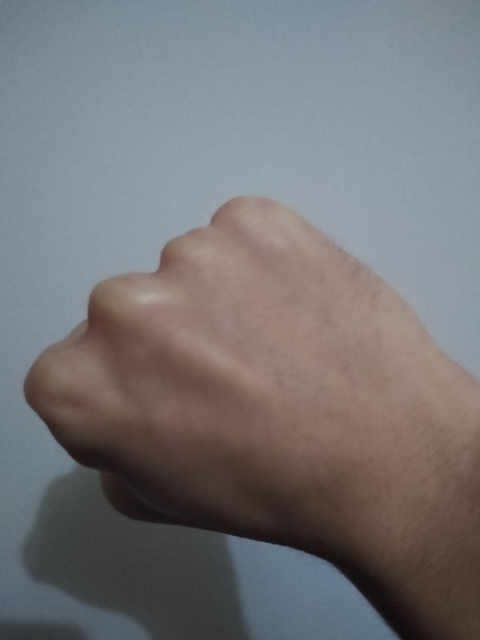
#> input picture Rock_v1.jpg, 960 x 1280 px, found by its file name (shown at 1/2 size); the run also reads 1 picture not shown here
$ jupyter execute RockPaperScissor.ipynb
#> lines starting #> are read from the running program, lines starting #| are printed output that depends on the picture; after the words box and inside, x2 and y2 are one past the last pixel; in counts of white or black regions, pixels touching at a corner belong together
This file was used just for testing our ideas for the project

[cell 1]
import numpy as np
import imageio
import matplotlib.pyplot as plt
import skimage.transform as tfm
from matplotlib.colors import rgb_to_hsv
from skimage.segmentation import watershed
from skimage.segmentation import random_walker
from skimage.feature import peak_local_max
import skimage.morphology as morph
from sklearn.model_selection import StratifiedKFold
from sklearn.neural_network import MLPClassifier
from sklearn.metrics import accuracy_score
import sys

[cell 2]
from google.colab import drive
drive.mount('/content/drive')

[cell 3]
def distance(a, b):
    return np.abs(a-b)

def region_growing_average(img, img_t, tolerance, seed):

    #img_t = np.zeros(img.shape)
    x = int(seed[0]); y = int(seed[1])

    img_t[x, y] = 1

    avg = np.mean(img[np.where(img_t==1)])

    # check matrix border and conquering criterion for the 4-neigbourhood
    if (y+1 < img.shape[1] and img_t[x,y+1] == 0 and distance(avg, img[x, y+1]) <= tolerance):
        region_growing_average(img, img_t, tolerance, [x, y+1])

    if (y-1 >= 0 and img_t[x,y-1] == 0  and distance(avg, img[x, y-1]) <= tolerance):
        region_growing_average(img, img_t, tolerance, [x, y-1])

    if (x+1 < img.shape[0] and img_t[x+1,y] == 0  and distance(avg, img[x+1, y]) <= tolerance):
        region_growing_average(img, img_t, tolerance, [x+1, y])

    if (x-1 >= 0 and img_t[x-1,y] == 0  and distance(avg, img[x-1, y]) <= tolerance):
        region_growing_average(img, img_t, tolerance, [x-1, y])

    #return img_t

[cell 4]
def normalize_minmax(f, factor):
    f_min = np.min(f)
    f_max = np.max(f)
    f = (f - f_min)/(f_max-f_min)
    return (f*factor)

def Luminance(img):
    img = np.array(img, copy=True).astype(float)
    # computing conversion
    new_img = np.zeros((img.shape[0], img.shape[1]))
    new_img = img[:,:,0]*0.299 + img[:,:,1]*0.587 + img[:,:,2]*0.114
    new_img = normalize_minmax(new_img, 255)

    return new_img

[cell 5]
img = imageio.imread("/content/drive/Shared drives/Equipe amigos/2020.1/PDI/fotos/Rock_v1.jpg")
#> img is the input picture: shape (1280, 960, 3); mean R, G, B 117.7, 116.3, 118.4

plt.figure(figsize=(15,15))
plt.subplot(321); plt.imshow(img); plt.axis('off')
plt.subplot(322); plt.imshow(img[:,:,0], cmap="gray"); plt.axis('off')
plt.subplot(323); plt.imshow(img[:,:,1], cmap="gray"); plt.axis('off')
plt.subplot(324); plt.imshow(img[:,:,2], cmap="gray"); plt.axis('off')
plt.subplot(325); plt.imshow(Luminance(img)); plt.axis('off')
#> in Luminance, `new_img = img[:,:,0]*0.299 + img[:,:,1]*0.587 + img[:,:,2]*0.114`:
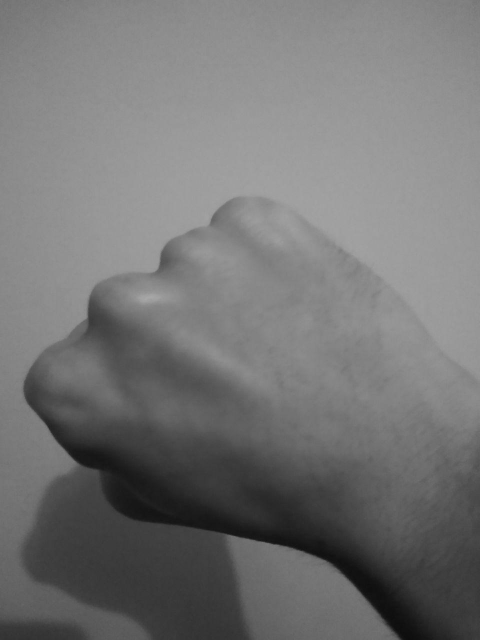
#> new_img: shape (1280, 960) float64 (shown at 1/2 size); min 12.03, max 168.8, mean 117
#> in normalize_minmax, `f_min = np.min(f)`: f_min = 12.03
#> in normalize_minmax, `f_max = np.max(f)`: f_max = 168.8
#> in normalize_minmax, `f = (f - f_min)/(f_max-f_min)`:
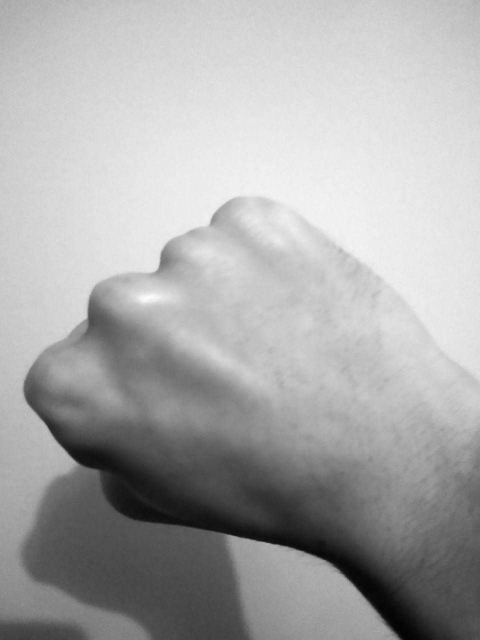
#> f: shape (1280, 960) float64 (shown at 1/2 size); min 0, max 1, mean 0.669
plt.subplot(326); plt.imshow(Luminance(img), cmap="gray"); plt.axis('off')
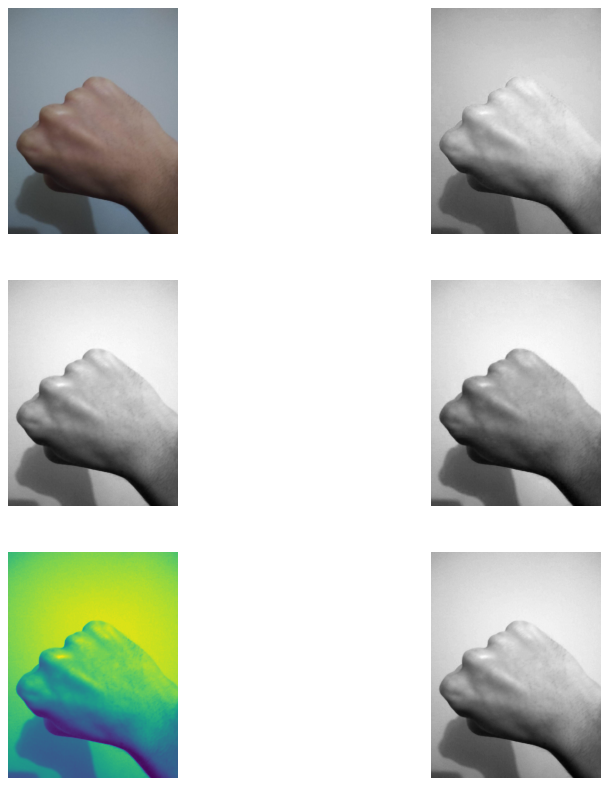
#> figure drawn by matplotlib, 6 panels

[cell 6]
gray_img = Luminance(img)

gray_img = tfm.downscale_local_mean(gray_img, (8, 8))
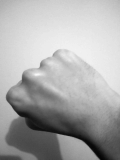
#> gray_img: shape (160, 120) float64; min 4.51, max 248.8, mean 170.7
#imageio.imwrite("/content/drive/Shared drives/Equipe amigos/2020.1/PDI/Rock_blackWhite.jpg", gray_img)

print(gray_img.shape)
#| (160, 120)
plt.imshow(gray_img, cmap="gray"); plt.axis('off')

processed_img1 = np.zeros(gray_img.shape)
processed_img2 = np.zeros(gray_img.shape)

sys.setrecursionlimit(30000)

region_growing_average(gray_img, processed_img1, 16, [gray_img.shape[0]/2, gray_img.shape[1]/2])
#> in region_growing_average, `img_t[x, y] = 1`:
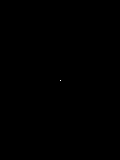
#> img_t: shape (160, 120) float64; values 0 (black) and 1 (white), 0.01% white in thin lines or dots, all inside (x1, y1, x2, y2) = (60, 80, 61, 81)
#> in region_growing_average, `avg = np.mean(img[np.where(img_t==1)])`: avg = 192.2
#> in region_growing_average (call 2), `img_t[x, y] = 1`: img_t: shape (160, 120) float64; values 0 (black) and 1 (white), 0.01% white in thin lines or dots, all inside (x1, y1, x2, y2) = (60, 80, 62, 81)
#> in region_growing_average (call 3), `img_t[x, y] = 1`: img_t: shape (160, 120) float64; values 0 (black) and 1 (white), 0.02% white in thin lines or dots, all inside (x1, y1, x2, y2) = (60, 80, 63, 81)
#> in region_growing_average (call 4), `img_t[x, y] = 1`: img_t: shape (160, 120) float64; values 0 (black) and 1 (white), 0.02% white in thin lines or dots, all inside (x1, y1, x2, y2) = (60, 80, 64, 81)
#> in region_growing_average (call 5), `img_t[x, y] = 1`: img_t: shape (160, 120) float64; values 0 (black) and 1 (white), 0.03% white in thin lines or dots, all inside (x1, y1, x2, y2) = (60, 80, 65, 81)
#> in region_growing_average (call 6), `img_t[x, y] = 1`: img_t: shape (160, 120) float64; values 0 (black) and 1 (white), 0.03% white in thin lines or dots, all inside (x1, y1, x2, y2) = (60, 80, 66, 81)
#> in region_growing_average (call 7), `img_t[x, y] = 1`: img_t: shape (160, 120) float64; values 0 (black) and 1 (white), 0.04% white in thin lines or dots, all inside (x1, y1, x2, y2) = (60, 80, 67, 81)
#> in region_growing_average (call 8), `img_t[x, y] = 1`: img_t: shape (160, 120) float64; values 0 (black) and 1 (white), 0.04% white in thin lines or dots, all inside (x1, y1, x2, y2) = (60, 80, 68, 81)
#> in region_growing_average (call 9), `img_t[x, y] = 1`: img_t: shape (160, 120) float64; values 0 (black) and 1 (white), 0.05% white in thin lines or dots, all inside (x1, y1, x2, y2) = (60, 80, 69, 81)
#> in region_growing_average (call 10), `img_t[x, y] = 1`: img_t: shape (160, 120) float64; values 0 (black) and 1 (white), 0.05% white in thin lines or dots, all inside (x1, y1, x2, y2) = (60, 80, 70, 81)
#> in region_growing_average (call 11), `img_t[x, y] = 1`: img_t: shape (160, 120) float64; values 0 (black) and 1 (white), 0.06% white in thin lines or dots, all inside (x1, y1, x2, y2) = (60, 80, 71, 81)
#> in region_growing_average (call 12), `img_t[x, y] = 1`: img_t: shape (160, 120) float64; values 0 (black) and 1 (white), 0.06% white in thin lines or dots, all inside (x1, y1, x2, y2) = (60, 80, 72, 81)
#> in region_growing_average (call 13), `img_t[x, y] = 1`: img_t: shape (160, 120) float64; values 0 (black) and 1 (white), 0.07% white in thin lines or dots, all inside (x1, y1, x2, y2) = (60, 80, 73, 81)
#> in region_growing_average (call 14), `img_t[x, y] = 1`: img_t: shape (160, 120) float64; values 0 (black) and 1 (white), 0.07% white in thin lines or dots, all inside (x1, y1, x2, y2) = (60, 80, 74, 81)
#> in region_growing_average (call 15), `img_t[x, y] = 1`: img_t: shape (160, 120) float64; values 0 (black) and 1 (white), 0.08% white in thin lines or dots, all inside (x1, y1, x2, y2) = (60, 80, 75, 81)
#> in region_growing_average (call 16), `img_t[x, y] = 1`: img_t: shape (160, 120) float64; values 0 (black) and 1 (white), 0.08% white in thin lines or dots, all inside (x1, y1, x2, y2) = (60, 80, 76, 81)
#> in region_growing_average (call 17), `img_t[x, y] = 1`: img_t: shape (160, 120) float64; values 0 (black) and 1 (white), 0.09% white in thin lines or dots, all inside (x1, y1, x2, y2) = (60, 80, 77, 81)
#> in region_growing_average (call 18), `img_t[x, y] = 1`: img_t: shape (160, 120) float64; values 0 (black) and 1 (white), 0.09% white in thin lines or dots, all inside (x1, y1, x2, y2) = (60, 80, 78, 81)
#> in region_growing_average (call 19), `img_t[x, y] = 1`: img_t: shape (160, 120) float64; values 0 (black) and 1 (white), 0.1% white in thin lines or dots, all inside (x1, y1, x2, y2) = (60, 80, 79, 81)
#> in region_growing_average (call 20), `img_t[x, y] = 1`: img_t: shape (160, 120) float64; values 0 (black) and 1 (white), 0.1% white in thin lines or dots, all inside (x1, y1, x2, y2) = (60, 80, 80, 81)
#> in region_growing_average (call 21), `img_t[x, y] = 1`: img_t: shape (160, 120) float64; values 0 (black) and 1 (white), 0.11% white in thin lines or dots, all inside (x1, y1, x2, y2) = (60, 80, 81, 81)
#> in region_growing_average (call 22), `img_t[x, y] = 1`: img_t: shape (160, 120) float64; values 0 (black) and 1 (white), 0.11% white in thin lines or dots, all inside (x1, y1, x2, y2) = (60, 80, 82, 81)
#> in region_growing_average (call 23), `img_t[x, y] = 1`: img_t: shape (160, 120) float64; values 0 (black) and 1 (white), 0.12% white in thin lines or dots, all inside (x1, y1, x2, y2) = (60, 80, 83, 81)
#> in region_growing_average (call 24), `img_t[x, y] = 1`: img_t: shape (160, 120) float64; values 0 (black) and 1 (white), 0.12% white in thin lines or dots, all inside (x1, y1, x2, y2) = (60, 80, 84, 81)
#> in region_growing_average (call 25), `img_t[x, y] = 1`: img_t: shape (160, 120) float64; values 0 (black) and 1 (white), 0.13% white in thin lines or dots, all inside (x1, y1, x2, y2) = (60, 80, 85, 81)
#> in region_growing_average (call 26), `img_t[x, y] = 1`: img_t: shape (160, 120) float64; values 0 (black) and 1 (white), 0.14% white in thin lines or dots, all inside (x1, y1, x2, y2) = (60, 80, 86, 81)
#> in region_growing_average (call 27), `img_t[x, y] = 1`: img_t: shape (160, 120) float64; values 0 (black) and 1 (white), 0.14% white in thin lines or dots, all inside (x1, y1, x2, y2) = (60, 80, 87, 81)
#> in region_growing_average (call 28), `img_t[x, y] = 1`: img_t: shape (160, 120) float64; values 0 (black) and 1 (white), 0.15% white in thin lines or dots, all inside (x1, y1, x2, y2) = (60, 80, 88, 81)
#> in region_growing_average (call 29), `img_t[x, y] = 1`: img_t: shape (160, 120) float64; values 0 (black) and 1 (white), 0.15% white in thin lines or dots, all inside (x1, y1, x2, y2) = (60, 80, 89, 81)
#> in region_growing_average (call 30), `img_t[x, y] = 1`: img_t: shape (160, 120) float64; values 0 (black) and 1 (white), 0.16% white in thin lines or dots, all inside (x1, y1, x2, y2) = (60, 80, 90, 81)
#> in region_growing_average (call 31), `img_t[x, y] = 1`: img_t: shape (160, 120) float64; values 0 (black) and 1 (white), 0.16% white in thin lines or dots, all inside (x1, y1, x2, y2) = (60, 80, 91, 81)
#> in region_growing_average (call 32), `img_t[x, y] = 1`: img_t: shape (160, 120) float64; values 0 (black) and 1 (white), 0.17% white in thin lines or dots, all inside (x1, y1, x2, y2) = (60, 80, 92, 81)
#> in region_growing_average (call 33), `img_t[x, y] = 1`: img_t: shape (160, 120) float64; values 0 (black) and 1 (white), 0.17% white in thin lines or dots, all inside (x1, y1, x2, y2) = (60, 80, 93, 81)
#> in region_growing_average (call 34), `img_t[x, y] = 1`: img_t: shape (160, 120) float64; values 0 (black) and 1 (white), 0.18% white in thin lines or dots, all inside (x1, y1, x2, y2) = (60, 80, 94, 81)
#> in region_growing_average (call 35), `img_t[x, y] = 1`: img_t: shape (160, 120) float64; values 0 (black) and 1 (white), 0.18% white in thin lines or dots, all inside (x1, y1, x2, y2) = (60, 80, 95, 81)
#> in region_growing_average (call 36), `img_t[x, y] = 1`: img_t: shape (160, 120) float64; values 0 (black) and 1 (white), 0.19% white in thin lines or dots, all inside (x1, y1, x2, y2) = (60, 80, 96, 81)
#> in region_growing_average (call 37), `img_t[x, y] = 1`: img_t: shape (160, 120) float64; values 0 (black) and 1 (white), 0.19% white in thin lines or dots, all inside (x1, y1, x2, y2) = (60, 80, 96, 82)
#> in region_growing_average (call 40), `img_t[x, y] = 1`:
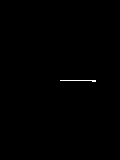
#> img_t: shape (160, 120) float64; values 0 (black) and 1 (white), 0.21% white in thin lines or dots, all inside (x1, y1, x2, y2) = (60, 80, 96, 82)
#> in region_growing_average (call 40), `avg = np.mean(img[np.where(img_t==1)])`: avg = 205.6
region_growing_average(gray_img, processed_img2, 16, [3,3])

plt.figure(figsize=(15,15))
plt.subplot(121); plt.imshow(processed_img1); plt.axis('off')
plt.subplot(122); plt.imshow(processed_img2, cmap="gray"); plt.axis('off')
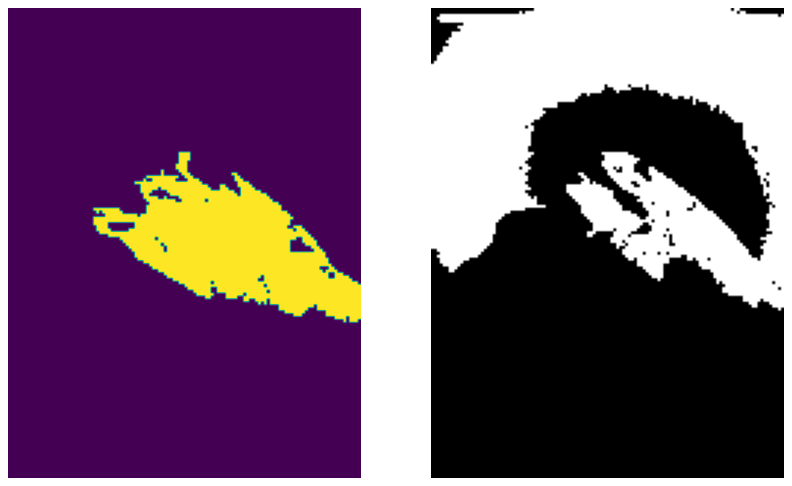
#> figure drawn by matplotlib, 2 panels

[cell 7]
def median_filter(img, filterSize=3):
#> called with filterSize = 9
  filterRadius = filterSize//2
  print(img)
#> (printed output is left out)
  img_pad = np.pad(img, ((filterRadius, ),(filterRadius, )), 'edge')
  print(img_pad)
#> (printed output is left out)

  filtered_img = np.zeros(img_pad.shape)
  for x in np.arange(filterRadius, img_pad.shape[0]-filterRadius+1):
    for y in np.arange(filterRadius, img_pad.shape[1]-filterRadius+1):
      med_region = np.median(img_pad[x-filterRadius:x+filterRadius+1, y-filterRadius:y+filterRadius+1])
      filtered_img[x,y] = med_region

  return filtered_img[filterRadius:img_pad.shape[0]-filterRadius+1, filterRadius:img_pad.shape[1]-filterRadius+1]

[cell 8]
gray_img = Luminance(img)

gray_img = tfm.downscale_local_mean(gray_img, (8, 8))

filtered_img = median_filter(gray_img, 9)

plt.imshow(filtered_img, cmap="gray"); plt.axis('off')

[cell 9]
#Oliver, to implementando um outro jeito. Nas aulas de morforlogia matemática ele mostra a técnica de detecção de bordas.
#Vou tentar fazer a detecção na imagem sem o filtro e com o filtro e tbm vou mudar o jeito q a gente pega a imagem preto e branco
#a gente ta fazendo "manualmente", mas se a gente transformar de RGB pra HSV já sai com o valor certinho.

img_hsv = rgb_to_hsv(img)
img_hsv_gray = img_hsv[:,:,2]
img_hsv_gray = tfm.downscale_local_mean(img_hsv_gray, (16, 16))

img_hsv_filter = median_filter(img_hsv_gray)
#> (printed output is left out)
#> (printed output is left out)


plt.subplot(121); plt.imshow(img_hsv_gray, cmap="gray"); plt.axis('off')
plt.subplot(122); plt.imshow(img_hsv_filter, cmap="gray"); plt.axis('off')

[cell 10]
#Agora que temos as duas imagens, com e sem o filtro, vamos tentar fazer a detecção da borda

border = img_hsv_gray - morph.erosion(img_hsv_gray, morph.disk(1))
border_filter = img_hsv_filter - morph.erosion(img_hsv_filter, morph.disk(1))
plt.figure(figsize=(15,15))
plt.subplot(121); plt.imshow(border, cmap="gray"); plt.axis('off')
plt.subplot(122); plt.imshow(border_filter, cmap="gray"); plt.axis('off')

[cell 11]
border_s = img_hsv_gray - morph.erosion(img_hsv_gray, morph.diamond(1))
border_filter_s = img_hsv_filter - morph.erosion(img_hsv_filter, morph.diamond(1))
plt.figure(figsize=(15,15))
plt.subplot(121); plt.imshow(border_s, cmap="gray"); plt.axis('off')
plt.subplot(122); plt.imshow(border_filter_s, cmap="gray"); plt.axis('off')

[cell 12]
processed_border1 = np.zeros(border.shape)
processed_border2 = np.zeros(border.shape)
processed_border_filter1 = np.zeros(border_filter.shape)
processed_border_filter2 = np.zeros(border_filter.shape)


sys.setrecursionlimit(30000)

region_growing_average(border, processed_border1, 4, [border.shape[0]/2, border.shape[1]/2])
region_growing_average(border_filter, processed_border_filter1, 4, [border_filter.shape[0]/2, border_filter.shape[1]/2])
region_growing_average(border, processed_border2, 4, [3,3])
region_growing_average(border_filter, processed_border_filter2, 4, [3,3])

plt.figure(figsize=(15, 12))
plt.subplot(221); plt.imshow(processed_border1, cmap="gray"); plt.axis('off')
plt.subplot(222); plt.imshow(processed_border2, cmap="gray"); plt.axis('off')
plt.subplot(223); plt.imshow(processed_border_filter1, cmap="gray"); plt.axis('off')
plt.subplot(224); plt.imshow(processed_border_filter2, cmap="gray"); plt.axis('off')

[cell 13]
#A sombra da foto está atrapalhando bastante, por isso vou tentar usar uma foto com flash para ver a diferença nos resultados.
img_flash = imageio.imread("/content/drive/Shared drives/Equipe amigos/2020.1/PDI/fotos/Paper_v1.jpg")

img_hsv2 = rgb_to_hsv(img_flash)
img_hsv_gray2 = img_hsv2[:,:,2]
img_hsv_gray2 = tfm.downscale_local_mean(img_hsv_gray2, (32, 32))

img_hsv_filter2 = median_filter(img_hsv_gray2)
#> (printed output is left out)
#> (printed output is left out)


plt.subplot(121); plt.imshow(img_hsv_gray2, cmap="gray"); plt.axis('off')
plt.subplot(122); plt.imshow(img_hsv_filter2, cmap="gray"); plt.axis('off')

[cell 14]
border2 = img_hsv_gray2 - morph.erosion(img_hsv_gray2, morph.disk(1))
border_filter2 = img_hsv_filter2 - morph.erosion(img_hsv_filter2, morph.disk(1))
plt.figure(figsize=(15,15))
plt.subplot(121); plt.imshow(border2, cmap="gray"); plt.axis('off')
plt.subplot(122); plt.imshow(border_filter2, cmap="gray"); plt.axis('off')

[cell 15]
border_s2 = img_hsv_gray2 - morph.erosion(img_hsv_gray2, morph.diamond(1))
border_filter_s2 = img_hsv_filter2 - morph.erosion(img_hsv_filter2, morph.diamond(1))
plt.figure(figsize=(15,15))
plt.subplot(121); plt.imshow(border_s2, cmap="gray"); plt.axis('off')
plt.subplot(122); plt.imshow(border_filter_s2, cmap="gray"); plt.axis('off')

[cell 16]
processed_border12 = np.zeros(border2.shape)
processed_border22 = np.zeros(border2.shape)
processed_border_filter12 = np.zeros(border_filter2.shape)
processed_border_filter22 = np.zeros(border_filter2.shape)


sys.setrecursionlimit(30000)

region_growing_average(border2, processed_border12, 4, [border2.shape[0]/2, border2.shape[1]/2])
region_growing_average(border_filter2, processed_border_filter12, 4, [border_filter2.shape[0]/2, border_filter2.shape[1]/2])
region_growing_average(border2, processed_border22, 4, [3,3])
region_growing_average(border_filter2, processed_border_filter22, 4, [3,3])

plt.figure(figsize=(15, 12))
plt.subplot(221); plt.imshow(processed_border12, cmap="gray"); plt.axis('off')
plt.subplot(222); plt.imshow(processed_border22, cmap="gray"); plt.axis('off')
plt.subplot(223); plt.imshow(processed_border_filter12, cmap="gray"); plt.axis('off')
plt.subplot(224); plt.imshow(processed_border_filter22, cmap="gray"); plt.axis('off')

[cell 17]
# Trying to use the watershed algorithm to segmentate the image

def watersad(img, no_seeds = 10) :
  random_seeds = np.zeros(img.shape)

  indices = np.zeros((no_seeds, 2)).astype(int)
  indices[:, 0] = np.random.randint(0, img.shape[0], no_seeds)
  indices[:, 1] = np.random.randint(0, img.shape[1], no_seeds)

  random_seeds[indices[:, 0], indices[:, 1]] = img[indices[:, 0], indices[:, 1]]

  random_seeds = morph.dilation(random_seeds, morph.disk(4)).astype(np.uint8)

  return watershed(img, random_seeds)

border_s_dil = morph.dilation(border_s, morph.disk(1)).astype(np.uint8)
border_s_ero = morph.erosion(border_s, morph.disk(1)).astype(np.uint8)

plt.figure(figsize=(15, 12))
plt.subplot(221); plt.imshow(border_s, cmap="gray"); plt.axis('off')
plt.subplot(222); plt.imshow(watersad(border_s, 20), cmap="gray"); plt.axis('off')
plt.subplot(223); plt.imshow(border_s2, cmap="gray"); plt.axis('off')
plt.subplot(224); plt.imshow(watersad(border_s2, 20), cmap="gray"); plt.axis('off')
